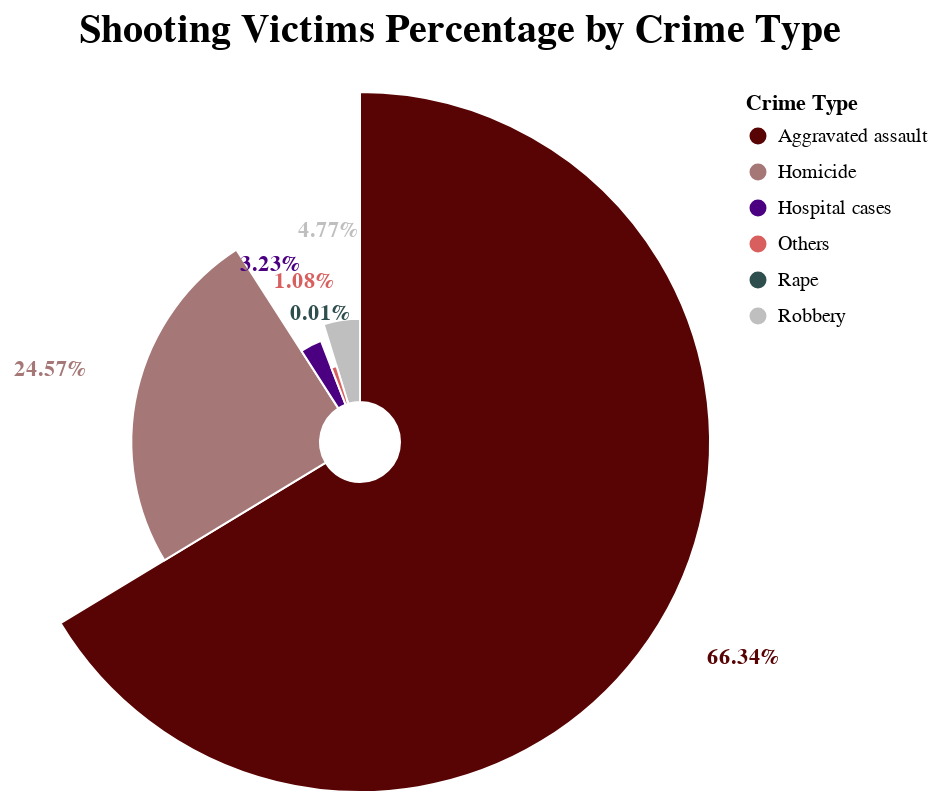

Here is the notebook cell this chart was saved with:
### Code cell
#Define custom colors for each violin plot
customPieColor = ['#590404','#A67777','#4B0082','#D95F5F','#2F4F4F','#BFBFBF']

#Create a point selection for the pie chart
brush = alt.selection_point(fields=['crimeGroup'], encodings=['color'])

#Create the data for the pie chart using 'Percentage'
source = pd.DataFrame({
    'crimeGroup': df2.index,
    'values': df2['Percentage']
})

#Create the base chart with a legend for the crime group categories
base = alt.Chart(source).encode(
    alt.Theta("values:Q").stack(True),
    alt.Radius("values:Q").scale(type="sqrt", zero=True, rangeMin=20),
    color=alt.condition(
        brush,
        alt.Color("crimeGroup:N",
                  scale=alt.Scale(range=customPieColor),
                  legend=alt.Legend(title="Crime Type")),
        alt.value('lightgray')
    )
)

#Create the pie chart with arcs
c1 = base.mark_arc(innerRadius=20, stroke="#fff").add_params(brush).properties(width=350, height=350)

#Create text marks for percentages with a percentage symbol, initially hidden and shown only on hover
c2 = base.mark_text(radiusOffset=45, fontWeight="bold").encode(
    text=alt.Text("values:Q", format=".2f"),
    opacity=alt.condition(brush, alt.value(1), alt.value(0))
).transform_calculate(
    label="datum.values + '%'"
).encode(
    text='label:N'
)

#Combine the arc and text
chart = c1 + c2

#Add tooltip for interactivity on hover
tooltip = alt.Tooltip('crimeGroup:N', title='Crime Group')

#Combine the arc and text with tooltips
chart = chart.encode(tooltip=tooltip)

#Add a title to the chart
chart = chart.properties(
    title={
        "text": "Shooting Victims Percentage by Crime Type",
        "dx": 50,
        "dy": -15,
        "fontSize": 20,
    }
)

#Display the chart
chart

### Figure 1 — Vega-Lite specification as saved in the notebook (floating-point values rounded to 4 significant figures)
{"config": {"view": {"continuousWidth": 300, "continuousHeight": 300}}, "layer": [{"mark": {"type": "arc", "innerRadius": 20, "stroke": "#fff"}, "encoding": {"color": {"condition": {"param": "param_1", "field": "crimeGroup", "legend": {"title": "Crime Type"}, "scale": {"range": ["#590404", "#A67777", "#4B0082", "#D95F5F", "#2F4F4F", "#BFBFBF"]}, "type": "nominal"}, "value": "lightgray"}, "radius": {"field": "values", "scale": {"type": "sqrt", "zero": true, "rangeMin": 20}, "type": "quantitative"}, "theta": {"field": "values", "stack": true, "type": "quantitative"}}, "name": "view_1"}, {"mark": {"type": "text", "fontWeight": "bold", "radiusOffset": 45}, "encoding": {"color": {"condition": {"param": "param_1", "field": "crimeGroup", "legend": {"title": "Crime Type"}, "scale": {"range": ["#590404", "#A67777", "#4B0082", "#D95F5F", "#2F4F4F", "#BFBFBF"]}, "type": "nominal"}, "value": "lightgray"}, "opacity": {"condition": {"param": "param_1", "value": 1}, "value": 0}, "radius": {"field": "values", "scale": {"type": "sqrt", "zero": true, "rangeMin": 20}, "type": "quantitative"}, "text": {"field": "label", "type": "nominal"}, "theta": {"field": "values", "stack": true, "type": "quantitative"}}, "transform": [{"calculate": "datum.values + '%'", "as": "label"}]}], "data": {"name": "data-0627af23dad5277428debddf115f1586"}, "encoding": {"tooltip": {"field": "crimeGroup", "title": "Crime Group", "type": "nominal"}}, "height": 350, "params": [{"name": "param_1", "select": {"type": "point", "encodings": ["color"], "fields": ["crimeGroup"]}, "views": ["view_1"]}], "title": {"text": "Shooting Victims Percentage by Crime Type", "dx": 50, "dy": -15, "fontSize": 20}, "width": 350, "$schema": "https://vega.github.io/schema/vega-lite/v5.14.1.json", "datasets": {"data-0627af23dad5277428debddf115f1586": [{"crimeGroup": "Aggravated assault", "values": 66.34}, {"crimeGroup": "Homicide", "values": 24.57}, {"crimeGroup": "Robbery", "values": 4.77}, {"crimeGroup": "Hospital cases", "values": 3.23}, {"crimeGroup": "Others", "values": 1.08}, {"crimeGroup": "Rape", "values": 0.01}]}}
